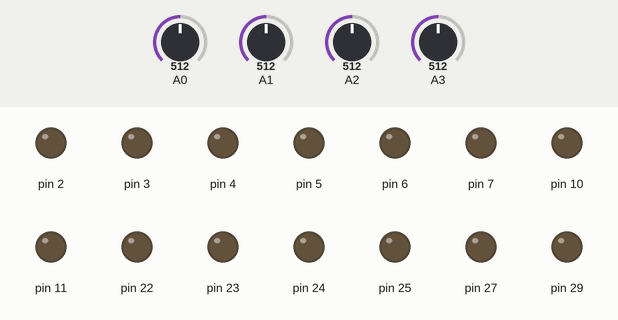
This program was run on a simulated Arduino Mega 2560, built with avr-gcc and run on an emulated ATmega2560. Shown: output pins drawn as LEDs (lit = HIGH). The inputs (shaded band) are chosen by the test bench; at power-on: A0 = 512, A1 = 512, A2 = 512, A3 = 512. What the program prints to the serial monitor is not drawn.

Above: at 1.2 s.
1.3 s: A0 set to 549
At 2.2 s:
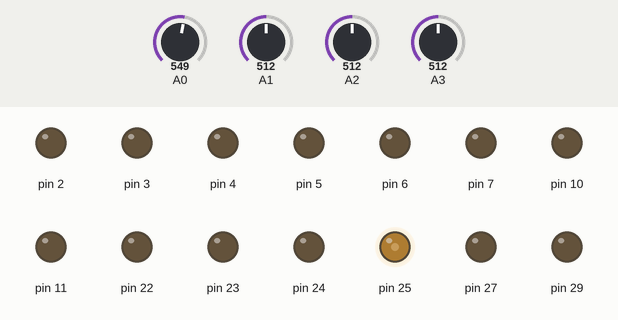
2.8 s: A1 set to 527
4.3 s: A1 set to 553
At 5.0 s:
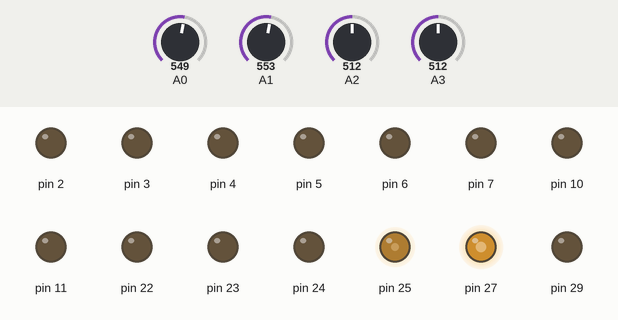
5.8 s: A2 set to 555
At 6.9 s:
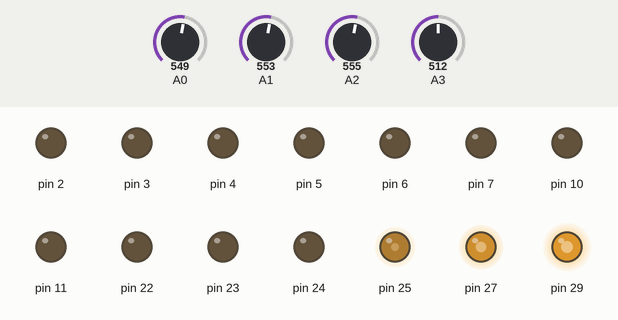
7.3 s: A3 set to 716
At 8.7 s:
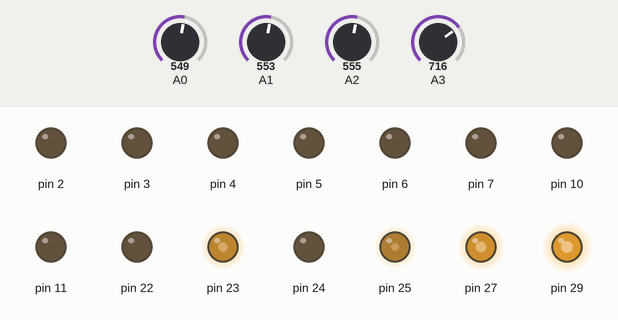
Timing chart, 0 to 9.8 s (numbered marks = the images above; inputs shaded):
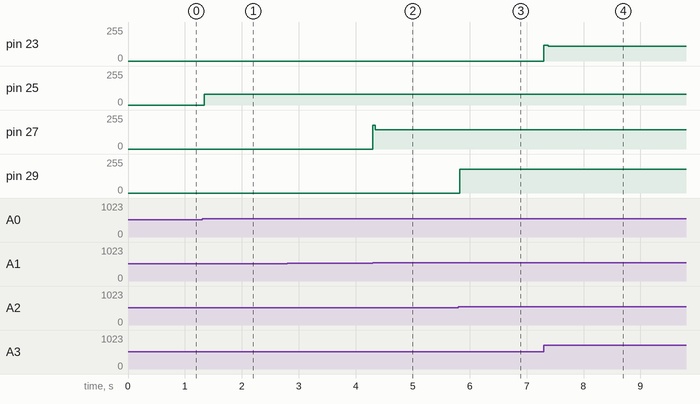

The program:

main.cpp
```cpp
#include <Arduino.h>
#include "Drivetrain.h"
#include "RobotMap.h"

Drivetrain drivetrain;

unsigned long last_packet_time = 0;

// Feedback pins and timing
const uint8_t right_front_pot = RIGHT_FRONT_POT;
const uint8_t right_back_pot = RIGHT_BACK_POT;
const uint8_t left_front_pot = LEFT_FRONT_POT;
const uint8_t left_back_pot = LEFT_BACK_POT;
unsigned long last_status_time = 0;
const unsigned long status_interval = STATUS_INTERVAL_MS;

void setup() {
    Serial.begin(115200);
    drivetrain.begin();
    Serial.println("GO");
    pinMode(52, OUTPUT);
    digitalWrite(52, HIGH);
}

void sendFeedback() {
    uint8_t pot1 = drivetrain.readFR();
    uint8_t pot2 = drivetrain.readBR();
    uint8_t pot3 = drivetrain.readFL();
    uint8_t pot4 = drivetrain.readBL();
    uint8_t checksum = pot1 ^ pot2 ^ pot3 ^ pot4;
    Serial.write(FEEDBACK_START_BYTE);
    Serial.write(pot1);
    Serial.write(pot2);
    Serial.write(pot3);
    Serial.write(pot4);
    Serial.write(checksum);
}

void loop() {
    static uint8_t packet[PACKET_LENGTH];
    static uint8_t idx = 0;
    static bool receiving = false;
    static unsigned long receive_start_time = 0;

    // Read serial data
    while (Serial.available()) {
        uint8_t b = Serial.read();
        unsigned long now = millis();
        if (!receiving) {
            if (b == PACKET_START_BYTE) {
                receiving = true;
                idx = 0;
                packet[idx++] = b;
                receive_start_time = now;
            }
        } else {
            packet[idx++] = b;
            // Timeout fallback: if packet not completed in SERIAL_RECEIVE_TIMEOUT_MS, reset
            if (now - receive_start_time > SERIAL_RECEIVE_TIMEOUT_MS) {
                receiving = false;
                idx = 0;
                continue;
            }
            if (idx == PACKET_LENGTH) {
                // New packet format: [0]=start, [1]=effort(int8), [2]=mode(uint8), [3]=reserved, [4]=checksum
                uint8_t checksum = packet[1] ^ packet[2] ^ packet[3];
                if (checksum == packet[4]) {
                    int8_t effort = (int8_t)packet[1];
                    uint8_t mode = packet[2];
                    if (effort < EFFORT_MIN) effort = EFFORT_MIN;
                    if (effort > EFFORT_MAX) effort = EFFORT_MAX;
                    drivetrain.setDriveEffort(effort);
                    drivetrain.setMode(mode);
                    last_packet_time = millis();
                }
                receiving = false;
                idx = 0;
            }
        }
    }

    drivetrain.update();

    // Send feedback at interval
    unsigned long now = millis();
    if (now - last_status_time >= status_interval) {
        sendFeedback();
        last_status_time = now;
    }

    // Watchdog: stop all motors if no packet received in timeout
    if (now - last_packet_time > WATCHDOG_TIMEOUT_MS) {
        drivetrain.stop();
    }
}
```

BTS7960MotorController.h
```cpp
#pragma once
#include <Arduino.h>

class BTS7960MotorController {
public:
    BTS7960MotorController(const char* name, uint8_t r_pwm, uint8_t l_pwm, uint8_t deadband, bool reverse);
    void begin();
    void setEffort(int8_t effort); // -100 to 100
    void stop();
    const char* getName() const;

private:
    const char* _name;
    uint8_t _r_pwm;
    uint8_t _l_pwm;
    int8_t _effort;
    uint8_t _deadband;
    bool _reverse;
};
```

Drivetrain.h
```cpp
#pragma once
#include <Arduino.h>
#include "WheelPod.h"
#include "RobotMap.h"

class Drivetrain {
public:
    Drivetrain();

    void begin();

    void setMode(uint8_t mode);
    uint8_t getMode() const;

    void setDriveEffort(int8_t effort);
    int8_t getDriveEffort() const;

    void update();
    void stop();

    // True if all pods within tolerance of targets
    bool allPodsAligned() const;

    // Fault freeze propagated from any pod
    bool isFaultFrozen() const;

    // Accessors for pot values (8-bit)
    uint8_t readFL();
    uint8_t readFR();
    uint8_t readBL();
    uint8_t readBR();

private:
    WheelPod _fl;
    WheelPod _fr;
    WheelPod _bl;
    WheelPod _br;

    uint8_t _mode; // DRIVE_MODE_*
    int8_t _driveEffort;

    void applyTargetsForMode();
    void applyDriveEfforts();
};
```

OnOffMotorController.h
```cpp
#pragma once
#include <Arduino.h>

class OnOffMotorController {
public:
    OnOffMotorController(const char* name, uint8_t r_digital, uint8_t l_digital);
    void begin();
    void setEffort(int8_t effort); // -1, 0, 1
    void stop();
    const char* getName() const;

private:
    const char* _name;
    uint8_t _r_digital;
    uint8_t _l_digital;
    int8_t _effort;
};
```

RobotMap.h
```cpp
#pragma once

// Motor PWM pin assignments
// FRONT_RIGHT: green + purple
#define RIGHT_FRONT_R_PWM 2
#define RIGHT_FRONT_L_PWM 3
// BACK_LEFT: green + blue
#define LEFT_BACK_R_PWM 4
#define LEFT_BACK_L_PWM 5
// BACK_RIGHT: yellow + purple
#define RIGHT_BACK_R_PWM 10
#define RIGHT_BACK_L_PWM 11
// FRONT_LEFT: orange + green
#define LEFT_FRONT_R_PWM 6
#define LEFT_FRONT_L_PWM 7

// Turn motor digital pin assignments (use non-PWM pins only)
// 3 - Left Turn Motor (yellow + green)
#define LEFT_BACK_TURN_R_DIGITAL 22
#define LEFT_BACK_TURN_L_DIGITAL 23
// 4 - Right Back Turn Motor (orange + blue)
#define RIGHT_BACK_TURN_R_DIGITAL 24
#define RIGHT_BACK_TURN_L_DIGITAL 25
// 7 - Right Front Turn Motor (white + blue)
#define RIGHT_FRONT_TURN_R_DIGITAL 26
#define RIGHT_FRONT_TURN_L_DIGITAL 27
// 8 - Front Left Turn Motor (blue + purple)
#define LEFT_FRONT_TURN_R_DIGITAL 28
#define LEFT_FRONT_TURN_L_DIGITAL 29

// Feedback pins (four potentiometers)
#define RIGHT_BACK_POT A0
#define RIGHT_FRONT_POT A1
#define LEFT_FRONT_POT A2
#define LEFT_BACK_POT A3

// Other constants
#define WATCHDOG_TIMEOUT_MS 500
#define STATUS_INTERVAL_MS 50

// Serial receive timeout
#define SERIAL_RECEIVE_TIMEOUT_MS 100

// Effort and PWM mapping
#define EFFORT_MIN -100
#define EFFORT_MAX 100
#define PWM_MIN 0
#define PWM_MAX 255

// Deadband values for each motor
#define FRONT_RIGHT_DEADBAND 30
#define BACK_LEFT_DEADBAND 30
#define LEFT_TURN_DEADBAND 25
#define RIGHT_TURN_DEADBAND 25
#define BACK_RIGHT_DEADBAND 30
#define FRONT_LEFT_DEADBAND 30
#define LEFT_EXTRA_DEADBAND 30

// Protocol constants
#define PACKET_START_BYTE 0xAA
#define FEEDBACK_START_BYTE 0xBB
#define MOTOR_COUNT 8
#define PACKET_LENGTH 5

// Motor direction flags
#define REVERSED true
#define NOT_REVERSED false

// ============================
// Drivetrain/Turning Constants
// ============================

// Drivetrain modes
// 1 = Straight, 2 = Rotate (Point Turn), 3 = Strafe
#define DRIVE_MODE_STRAIGHT 1
#define DRIVE_MODE_ROTATE 2
#define DRIVE_MODE_STRAFE 3

// Potentiometer control parameters (8-bit domain)
#define POT_TOLERANCE_STOP 5
#define POT_TOLERANCE_REENGAGE 7
#define POT_EDGE_GUARD 10
#define POT_FAULT_EXTREME_LOW 0
#define POT_FAULT_EXTREME_HIGH 255
#define POT_FAULT_CONSECUTIVE_SAMPLES 5

// Target pot raw setpoints per mode and pod (8-bit, 0..255)
// Naming convention: FL = Front Left, FR = Front Right, BL = Back Left, BR = Back Right

// Straight (all forward)
#define FL_POT_STRAIGHT 127
#define FR_POT_STRAIGHT 127
#define BL_POT_STRAIGHT 127
#define BR_POT_STRAIGHT 127

// Rotate / Point Turn (left back & right front ~76; left front & right back ~179)
#define FL_POT_ROTATE 179
#define FR_POT_ROTATE 76
#define BL_POT_ROTATE 76
#define BR_POT_ROTATE 179

// Strafe (left back & right front ~42; left front & right back ~212)
#define FL_POT_STRAFE 212
#define FR_POT_STRAFE 42
#define BL_POT_STRAFE 42
#define BR_POT_STRAFE 212
```

WheelPod.h
```cpp
#pragma once
#include <Arduino.h>
#include "BTS7960MotorController.h"
#include "OnOffMotorController.h"
#include "RobotMap.h"

class WheelPod {
public:
    WheelPod(const char* name,
             uint8_t drive_r_pwm,
             uint8_t drive_l_pwm,
             uint8_t drive_deadband,
             bool drive_reverse,
             uint8_t turn_r_digital,
             uint8_t turn_l_digital,
             uint8_t pot_pin);

    void begin();

    void setTargetPot(uint8_t target);
    uint8_t getTargetPot() const;

    // Drive effort is -100..100. Drivetrain will decide sign per mode.
    void setDriveEffort(int8_t effort);

    // Update turning control (bang-bang with hysteresis & guards)
    void updateTurn();

    // Read current potentiometer (8-bit domain)
    uint8_t readPot8bit();

    // True if within stop tolerance of target
    bool isAligned() const;

    // Stop both turn and drive
    void stop();

    // Fault status (extreme readings freeze)
    bool isFaultFrozen() const;

private:
    const char* _name;
    BTS7960MotorController _drive;
    OnOffMotorController _turn;
    uint8_t _pot_pin;

    uint8_t _target_pot;
    uint8_t _last_pot;
    int _extreme_count;
    bool _fault_frozen;

    bool _aligned;
};
```

BTS7960MotorController.cpp
```cpp
#include "BTS7960MotorController.h"
#include "RobotMap.h"

BTS7960MotorController::BTS7960MotorController(const char* name, uint8_t r_pwm, uint8_t l_pwm, uint8_t deadband, bool reverse)
    : _name(name), _r_pwm(r_pwm), _l_pwm(l_pwm), _effort(0), _deadband(deadband), _reverse(reverse) {}

void BTS7960MotorController::begin() {
    pinMode(_r_pwm, OUTPUT);
    pinMode(_l_pwm, OUTPUT);
    analogWrite(_r_pwm, PWM_MIN);
    analogWrite(_l_pwm, PWM_MIN);
}

void BTS7960MotorController::setEffort(int8_t effort) {
    _effort = constrain(effort, EFFORT_MIN, EFFORT_MAX);
    int pwm = PWM_MIN;
    int actualEffort = _reverse ? -_effort : _effort;
    if (actualEffort == 0) {
        pwm = PWM_MIN;
    } else if (actualEffort > 0) {
        pwm = map(actualEffort, 1, EFFORT_MAX, _deadband, PWM_MAX);
    } else if (actualEffort < 0) {
        pwm = map(-actualEffort, 1, EFFORT_MAX, _deadband, PWM_MAX);
    }
    if (actualEffort > 0) {
        analogWrite(_r_pwm, pwm);
        analogWrite(_l_pwm, PWM_MIN);
    } else if (actualEffort < 0) {
        analogWrite(_r_pwm, PWM_MIN);
        analogWrite(_l_pwm, pwm);
    } else {
        analogWrite(_r_pwm, PWM_MIN);
        analogWrite(_l_pwm, PWM_MIN);
    }
}

void BTS7960MotorController::stop() {
    analogWrite(_r_pwm, PWM_MIN);
    analogWrite(_l_pwm, PWM_MIN);
}

const char* BTS7960MotorController::getName() const {
    return _name;
}
```

Drivetrain.cpp
```cpp
#include "Drivetrain.h"

Drivetrain::Drivetrain()
    : _fl("Front Left",
          LEFT_FRONT_R_PWM, LEFT_FRONT_L_PWM, FRONT_LEFT_DEADBAND, NOT_REVERSED,
          LEFT_FRONT_TURN_R_DIGITAL, LEFT_FRONT_TURN_L_DIGITAL,
          LEFT_FRONT_POT),
      _fr("Front Right",
          RIGHT_FRONT_R_PWM, RIGHT_FRONT_L_PWM, FRONT_RIGHT_DEADBAND, NOT_REVERSED,
          RIGHT_FRONT_TURN_R_DIGITAL, RIGHT_FRONT_TURN_L_DIGITAL,
          RIGHT_FRONT_POT),
      _bl("Back Left",
          LEFT_BACK_R_PWM, LEFT_BACK_L_PWM, BACK_LEFT_DEADBAND, NOT_REVERSED,
          LEFT_BACK_TURN_R_DIGITAL, LEFT_BACK_TURN_L_DIGITAL,
          LEFT_BACK_POT),
      _br("Back Right",
          RIGHT_BACK_R_PWM, RIGHT_BACK_L_PWM, BACK_RIGHT_DEADBAND, REVERSED,
          RIGHT_BACK_TURN_R_DIGITAL, RIGHT_BACK_TURN_L_DIGITAL,
          RIGHT_BACK_POT),
      _mode(DRIVE_MODE_STRAIGHT),
      _driveEffort(0) {}

void Drivetrain::begin() {
    _fl.begin();
    _fr.begin();
    _bl.begin();
    _br.begin();
    applyTargetsForMode();
}

void Drivetrain::setMode(uint8_t mode) {
    if (mode != DRIVE_MODE_STRAIGHT && mode != DRIVE_MODE_ROTATE && mode != DRIVE_MODE_STRAFE) {
        return;
    }
    _mode = mode;
    applyTargetsForMode();
}

uint8_t Drivetrain::getMode() const {
    return _mode;
}

void Drivetrain::setDriveEffort(int8_t effort) {
    if (effort < EFFORT_MIN) effort = EFFORT_MIN;
    if (effort > EFFORT_MAX) effort = EFFORT_MAX;
    _driveEffort = effort;
}

int8_t Drivetrain::getDriveEffort() const {
    return _driveEffort;
}

void Drivetrain::update() {
    _fl.updateTurn();
    _fr.updateTurn();
    _bl.updateTurn();
    _br.updateTurn();

    applyDriveEfforts();
}

void Drivetrain::stop() {
    _fl.stop();
    _fr.stop();
    _bl.stop();
    _br.stop();
}

bool Drivetrain::allPodsAligned() const {
    return _fl.isAligned() && _fr.isAligned() && _bl.isAligned() && _br.isAligned();
}

bool Drivetrain::isFaultFrozen() const {
    return _fl.isFaultFrozen() || _fr.isFaultFrozen() || _bl.isFaultFrozen() || _br.isFaultFrozen();
}

uint8_t Drivetrain::readFL() { return _fl.readPot8bit(); }
uint8_t Drivetrain::readFR() { return _fr.readPot8bit(); }
uint8_t Drivetrain::readBL() { return _bl.readPot8bit(); }
uint8_t Drivetrain::readBR() { return _br.readPot8bit(); }

void Drivetrain::applyTargetsForMode() {
    switch (_mode) {
        case DRIVE_MODE_STRAIGHT:
            _fl.setTargetPot(FL_POT_STRAIGHT);
            _fr.setTargetPot(FR_POT_STRAIGHT);
            _bl.setTargetPot(BL_POT_STRAIGHT);
            _br.setTargetPot(BR_POT_STRAIGHT);
            break;
        case DRIVE_MODE_ROTATE:
            _fl.setTargetPot(FL_POT_ROTATE);
            _fr.setTargetPot(FR_POT_ROTATE);
            _bl.setTargetPot(BL_POT_ROTATE);
            _br.setTargetPot(BR_POT_ROTATE);
            break;
        case DRIVE_MODE_STRAFE:
            _fl.setTargetPot(FL_POT_STRAFE);
            _fr.setTargetPot(FR_POT_STRAFE);
            _bl.setTargetPot(BL_POT_STRAFE);
            _br.setTargetPot(BR_POT_STRAFE);
            break;
        default:
            break;
    }
}

void Drivetrain::applyDriveEfforts() {
    if (isFaultFrozen()) {
        stop();
        return;
    }

    // Gate drive until all pods aligned
    if (!allPodsAligned()) {
        _fl.setDriveEffort(0);
        _fr.setDriveEffort(0);
        _bl.setDriveEffort(0);
        _br.setDriveEffort(0);
        return;
    }

    int8_t base = _driveEffort;

    switch (_mode) {
        case DRIVE_MODE_STRAIGHT:
            _fl.setDriveEffort(base);
            _fr.setDriveEffort(base);
            _bl.setDriveEffort(base);
            _br.setDriveEffort(base);
            break;
        case DRIVE_MODE_ROTATE:
            // CCW positive: left side -, right side +
            _fl.setDriveEffort(-base);
            _bl.setDriveEffort(-base);
            _fr.setDriveEffort(base);
            _br.setDriveEffort(base);
            break;
        case DRIVE_MODE_STRAFE:
            // Left positive: FL -, FR +, BL +, BR -
            _fl.setDriveEffort(-base);
            _fr.setDriveEffort(base);
            _bl.setDriveEffort(base);
            _br.setDriveEffort(-base);
            break;
        default:
            _fl.setDriveEffort(0);
            _fr.setDriveEffort(0);
            _bl.setDriveEffort(0);
            _br.setDriveEffort(0);
            break;
    }
}
```

OnOffMotorController.cpp
```cpp
#include "OnOffMotorController.h"
#include "RobotMap.h"

OnOffMotorController::OnOffMotorController(const char* name, uint8_t r_digital, uint8_t l_digital)
    : _name(name), _r_digital(r_digital), _l_digital(l_digital), _effort(0) {}

void OnOffMotorController::begin() {
    pinMode(_r_digital, OUTPUT);
    pinMode(_l_digital, OUTPUT);
    digitalWrite(_r_digital, LOW);
    digitalWrite(_l_digital, LOW);
}

void OnOffMotorController::setEffort(int8_t effort) {
    _effort = (effort > 0) ? 1 : (effort < 0 ? -1 : 0);
    if (_effort > 0) {
        digitalWrite(_r_digital, HIGH);
        digitalWrite(_l_digital, LOW);
    } else if (_effort < 0) {
        digitalWrite(_r_digital, LOW);
        digitalWrite(_l_digital, HIGH);
    } else {
        digitalWrite(_r_digital, LOW);
        digitalWrite(_l_digital, LOW);
    }
}

void OnOffMotorController::stop() {
    digitalWrite(_r_digital, LOW);
    digitalWrite(_l_digital, LOW);
}

const char* OnOffMotorController::getName() const {
    return _name;
}
```

WheelPod.cpp
```cpp
#include "WheelPod.h"

WheelPod::WheelPod(const char* name,
                   uint8_t drive_r_pwm,
                   uint8_t drive_l_pwm,
                   uint8_t drive_deadband,
                   bool drive_reverse,
                   uint8_t turn_r_digital,
                   uint8_t turn_l_digital,
                   uint8_t pot_pin)
    : _name(name),
      _drive(name, drive_r_pwm, drive_l_pwm, drive_deadband, drive_reverse),
      _turn(name, turn_r_digital, turn_l_digital),
      _pot_pin(pot_pin),
      _target_pot(127),
      _last_pot(127),
      _extreme_count(0),
      _fault_frozen(false),
      _aligned(false) {}

void WheelPod::begin() {
    _drive.begin();
    _turn.begin();
}

void WheelPod::setTargetPot(uint8_t target) {
    _target_pot = target;
}

uint8_t WheelPod::getTargetPot() const {
    return _target_pot;
}

void WheelPod::setDriveEffort(int8_t effort) {
    if (_fault_frozen) {
        _drive.stop();
        return;
    }
    _drive.setEffort(effort);
}

uint8_t WheelPod::readPot8bit() {
    int raw10 = analogRead(_pot_pin);
    uint8_t value8 = (uint8_t)(raw10 >> 2);
    _last_pot = value8;

    // Fault detection: exact extremes
    if (value8 == POT_FAULT_EXTREME_LOW || value8 == POT_FAULT_EXTREME_HIGH) {
        _extreme_count++;
        if (_extreme_count >= POT_FAULT_CONSECUTIVE_SAMPLES) {
            _fault_frozen = true;
        }
    } else {
        _extreme_count = 0;
    }
    return value8;
}

bool WheelPod::isAligned() const {
    return _aligned;
}

void WheelPod::updateTurn() {
    if (_fault_frozen) {
        _turn.stop();
        _aligned = false;
        return;
    }

    uint8_t current = readPot8bit();
    int error = (int)_target_pot - (int)current;
    int absError = error >= 0 ? error : -error;

    // Hysteresis: stop inside STOP, re-engage outside REENGAGE
    if (_aligned) {
        if (absError <= POT_TOLERANCE_REENGAGE) {
            // remain stopped until error grows beyond reengage
            _turn.stop();
            return;
        }
        // else fall through to re-engage
    } else {
        if (absError <= POT_TOLERANCE_STOP) {
            _turn.stop();
            _aligned = true;
            return;
        }
    }

    _aligned = false;

    // Edge guards: prevent moving further toward extremes
    if ((current <= POT_EDGE_GUARD && error < 0) ||
        (current >= (uint8_t)(255 - POT_EDGE_GUARD) && error > 0)) {
        _turn.stop();
        return;
    }

    // Command direction: positive turn effort should increase pot value
    int8_t turnEffort = (error > 0) ? 1 : -1;
    _turn.setEffort(turnEffort);
}

void WheelPod::stop() {
    _drive.stop();
    _turn.stop();
}

bool WheelPod::isFaultFrozen() const {
    return _fault_frozen;
}
```

Measured:
- the behaviour switches between 539 and 540 on A0 (found by bisection; images 0 and 1)
- the behaviour switches between 539 and 540 on A1 (found by bisection; images 1 and 2)
- the behaviour switches between 539 and 540 on A2 (found by bisection; images 2 and 3)
- after the input at 1.3 s, pin 25: 0/255 → 79/255 at once
- after the input at 2.8 s, every drawn part: stays the same
- after the input at 4.3 s, pin 27: 0/255 → 145/255 at once
- after the input at 5.8 s, pin 29: 0/255 → 178/255 at once
- after the input at 7.3 s, pin 23: 0/255 → 118/255 at once, → 112/255 0.08 s later
